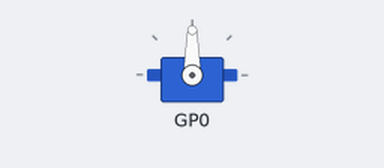
The program below on a simulated Raspberry Pi Pico running MicroPython. Parts: servo.

Above: at 0.1 s.
At 4.1 s:
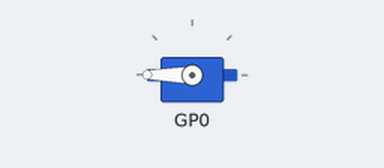
At 19.36 s:
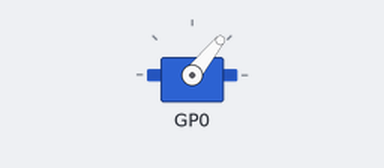
At 34.7 s:
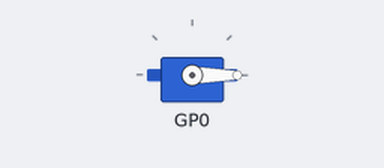
Timing chart, 0 to 36.2 s (numbered marks = the images above):
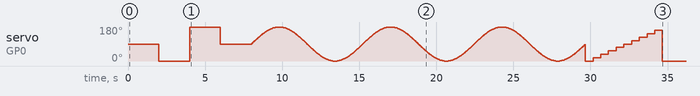

The program:

single_servo.py
```python
import time
import math
from servo import Servo, servo2040

"""
Demonstrates how to create a Servo object and control it.
"""

# Create a servo on pin 0
s = Servo(servo2040.SERVO_1)

# Enable the servo (this puts it at the middle)
s.enable()
time.sleep(2)

# Go to min
s.to_min()
time.sleep(2)

# Go to max
s.to_max()
time.sleep(2)

# Go back to mid
s.to_mid()
time.sleep(2)


SWEEPS = 3              # How many sweeps of the servo to perform
STEPS = 10              # The number of discrete sweep steps
STEPS_INTERVAL = 0.5    # The time in seconds between each step of the sequence
SWEEP_EXTENT = 90.0     # How far from zero to move the servo when sweeping

# Do a sine sweep
for j in range(SWEEPS):
    for i in range(360):
        s.value(math.sin(math.radians(i)) * SWEEP_EXTENT)
        time.sleep(0.02)

# Do a stepped sweep
for j in range(SWEEPS):
    for i in range(0, STEPS):
        s.to_percent(i, 0, STEPS, 0.0 - SWEEP_EXTENT, SWEEP_EXTENT)
        time.sleep(STEPS_INTERVAL)
    for i in range(0, STEPS):
        s.to_percent(i, STEPS, 0, 0.0 - SWEEP_EXTENT, SWEEP_EXTENT)
        time.sleep(STEPS_INTERVAL)

# Disable the servo
s.disable()
```
